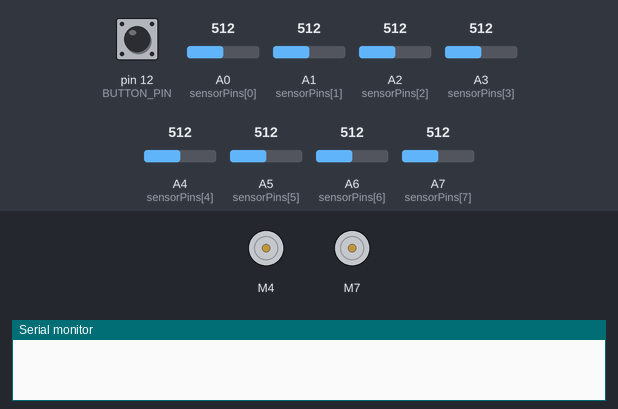
Recording of a sketch running on a simulated Arduino Nano, built with avr-gcc and run on an emulated ATmega328P. Parts: 2 × DC motor (green arrow = forward, orange = backward, longer = faster), the last lines printed to the serial monitor. Inputs (shaded band) come from the test bench; at power-on: pin 12 (BUTTON_PIN) HIGH, A0 (sensorPins[0]) = 512, A5 (sensorPins[5]) = 512, A6 (sensorPins[6]) = 512, A1 (sensorPins[1]) = 512, A2 (sensorPins[2]) = 512, A3 (sensorPins[3]) = 512, A4 (sensorPins[4]) = 512, A7 (sensorPins[7]) = 512.

Above: at 1.2 s.
1.3 s: pin 12 (BUTTON_PIN) pulled LOW for 0.15 s
At 2.6 s:
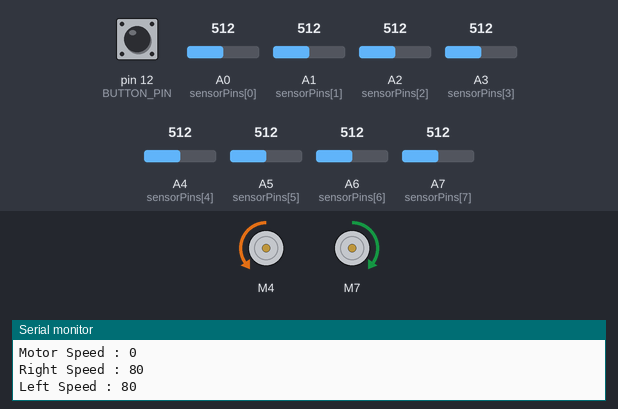
3.1 s: A0 (sensorPins[0]) set to 716
At 3.12 s:
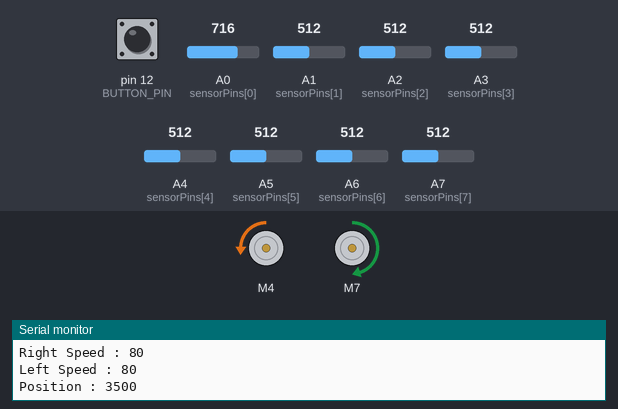
4.6 s: A5 (sensorPins[5]) set to 650
At 5.3 s:
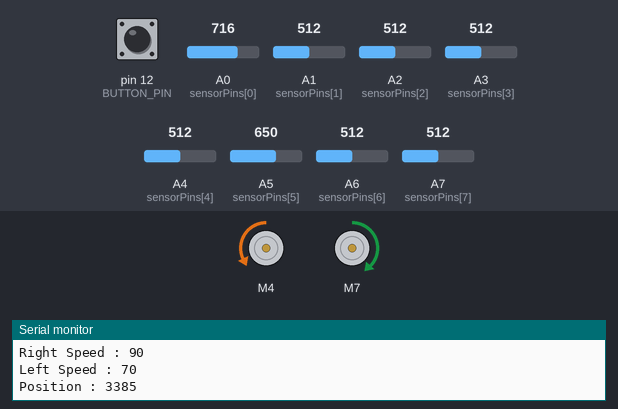
6.2 s: A5 (sensorPins[5]) set to 669
At 7.8 s:
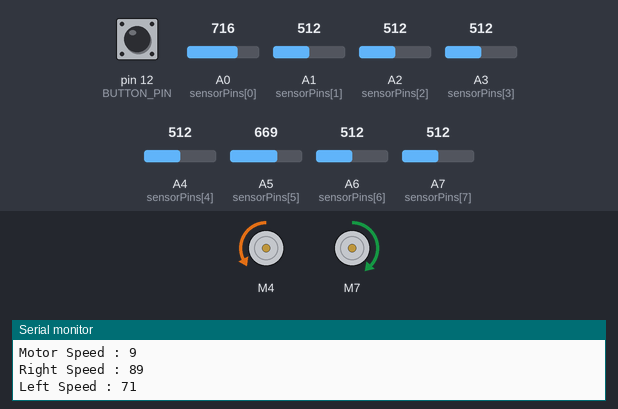
9.2 s: A6 (sensorPins[6]) set to 716
At 10.5 s:
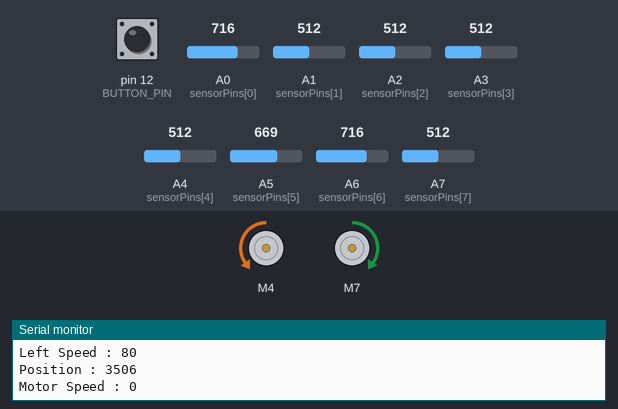
10.8 s: A1 (sensorPins[1]) set to 716
At 12.3 s:
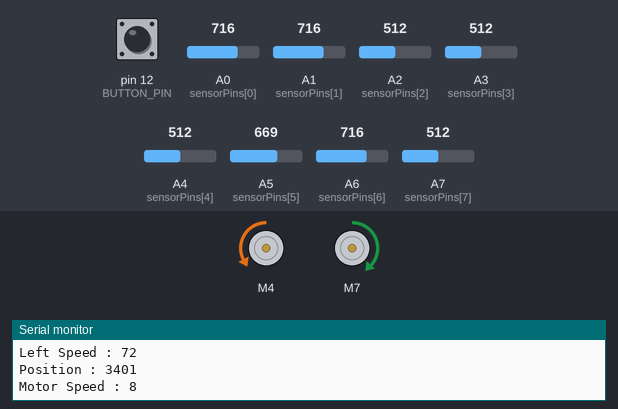
Timing chart, 0 to 13.4 s (numbered marks = the images above; inputs shaded):
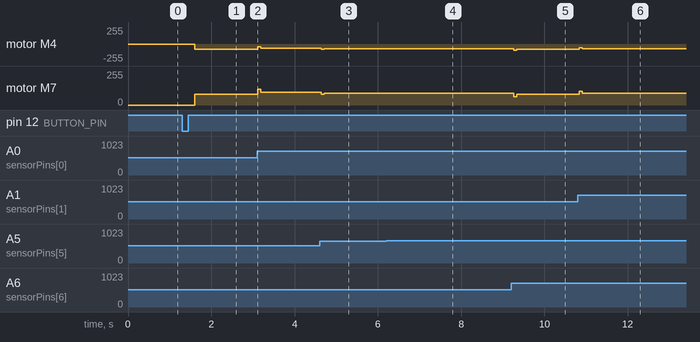

The sketch:

lfr-code.ino
```cpp
#include <SparkFun_TB6612.h>

// ---------------- Motor pin definitions ----------------
#define AIN1 4
#define BIN1 7
#define AIN2 2
#define BIN2 8
#define PWMA 5
#define PWMB 6
#define STBY 9

// Offset to align motor rotation direction to "forward"
const int offsetA = -1;
const int offsetB = 1;

// Initialize motors
Motor motorL = Motor(AIN1, AIN2, PWMA, offsetA, STBY); // left motor
Motor motorR = Motor(BIN1, BIN2, PWMB, offsetB, STBY); // right motor

// ---------------- Start/Stop Button ----------------
#define BUTTON_PIN 12
bool running = false;
bool lastButtonState = HIGH;

// ---------------- Sensor Pin Definitions ----------------
// Leftmost sensor = A7, rightmost = A0
//const int sensorPins[8] = {A7, A6, A5, A4, A3, A2, A1, A0};
const int sensorPins[8] = {A0, A1, A2, A3, A4, A5, A6, A7};

// ---------------- PID Variables ----------------
long sensors[8] = {0};
long sensors_average = 0;
int sensors_sum = 0;
int position = 0;
int proportional = 0;
long integral = 0;
int derivative = 0;
int last_proportional = 0;
int motor_speed = 0;
int last_error = 0;

//---------------Motor Variables-----------
int max_speed = 120;
int base_speed = 80;
int right_speed;
int left_speed;
int min_rev_speed = -50;

float Kp = 0.09;
float Ki = 0.0;
float Kd = 0.15;

void setup()
{
  Serial.begin(9600);
  pinMode(BUTTON_PIN, INPUT_PULLUP);
}

void loop()
{
  handleButton();

  if (!running)
  {
    motorL.brake();
    motorR.brake();
    return;
  }

  read_sensors();
  get_average();
  get_sum();
  if (sensors_sum == 0)
{
  // Set position to center
  position = 3500; // mid point of your range
  // Reset PID control terms
  integral = 0;
  last_error = 0;
  // Optionally, keep motors running at base speed or stop
  // You could also set motor speeds to base_speed here
}
else
{
  get_position();
}
  //get_position();
  get_PID();
  process_control();
  set_motors();
  //printing the postion and motor speed
  Serial.print("Position : ");
  Serial.println(position);
  Serial.print("Motor Speed : ");
  Serial.println(motor_speed);
  Serial.print("Right Speed : ");
  Serial.println(right_speed);
  Serial.print("Left Speed : ");
  Serial.println(left_speed);
  //delay(1000);
}

// ------------------- Button Handler -------------------
void handleButton()
{
  bool currentState = digitalRead(BUTTON_PIN);
  if (currentState == LOW && lastButtonState == HIGH)
  {
    running = !running;
    delay(300); // debounce
  }
  lastButtonState = currentState;
}

// ------------------- Sensor Reading -------------------
void read_sensors()
{
  for (int i = 0; i < 8; i++)
  {
    sensors[i] = analogRead(sensorPins[i]);
    if (sensors[i] < 40) sensors[i] = 0; // noise filter
  }
}

// ------------------- Weighted Average -------------------
void get_average()
{
  sensors_average = 0;
  for (int i = 0; i < 8; i++)
  {
    sensors_average += sensors[i] * (i * 1000);
  }
}

// ------------------- Sum of Sensor Values -------------------
void get_sum()
{
  sensors_sum = 0;
  for (int i = 0; i < 8; i++)
  {
    sensors_sum += sensors[i];
  }
}

// ------------------- Position -------------------
void get_position()
{
  /*if (sensors_sum == 0)
  {
    // No line detected — reset PID terms and stop briefly
    integral = 0;
    derivative = 0;
    motorR.drive(0);
    motorL.drive(0);
    delay(50);
    return;
  }*/
  position = sensors_average / sensors_sum;
}

// ------------------- PID Calculation -------------------
void get_PID()
{
  int error = 3500 - position;  // center of 8 sensors (0–7000)
  proportional = error;
  integral += error;
  derivative = error - last_error;
  last_error = error;
  //Calculating the motor speed
  motor_speed = int(proportional * Kp + integral * Ki + derivative * Kd);
}

// ------------------- Control Processing -------------------
void process_control()
{
  right_speed = base_speed + motor_speed;
  left_speed  = base_speed - motor_speed;

  if (right_speed > max_speed){
    right_speed = max_speed;
  }
  if (left_speed > max_speed){
    left_speed = max_speed;
  }
  if (right_speed < min_rev_speed){
    right_speed = min_rev_speed;
  }
  if (left_speed < min_rev_speed){
    left_speed = min_rev_speed;
  }
}

// ------------------- Set Motors -------------------
void set_motors()
{
  //right_speed = constrain(right_speed, -100, 100);
  //left_speed  = constrain(left_speed, -100, 100);

  motorR.drive(right_speed);
  motorL.drive(left_speed);
}
```

Measured:
- after the input at 1.3 s, motor M4: stopped → backward 80/255 after 0.30 s; motor M7: stopped → forward 80/255 after 0.30 s
- after the input at 3.1 s, motor M4: backward 80/255 → backward 40/255 at once, → backward 65/255 0.07 s later; motor M7: forward 80/255 → forward 120/255 at once, → forward 95/255 0.07 s later
- after the input at 4.6 s, motor M4: backward 65/255 → backward 78/255 at once, → backward 70/255 0.07 s later; motor M7: forward 95/255 → forward 82/255 at once, → forward 90/255 0.07 s later
- after the input at 6.2 s, motor M4: backward 70/255 → backward 72/255 at once, → backward 71/255 0.07 s later; motor M7: forward 90/255 → forward 88/255 at once, → forward 89/255 0.07 s later
- after the input at 9.2 s, motor M4: backward 71/255 → backward 97/255 after 0.06 s, → backward 80/255 0.07 s later; motor M7: forward 89/255 → forward 63/255 after 0.06 s, → forward 80/255 0.07 s later
- after the input at 10.8 s, motor M4: backward 80/255 → backward 56/255 at once, → backward 72/255 0.07 s later; motor M7: forward 80/255 → forward 104/255 at once, → forward 88/255 0.07 s later
